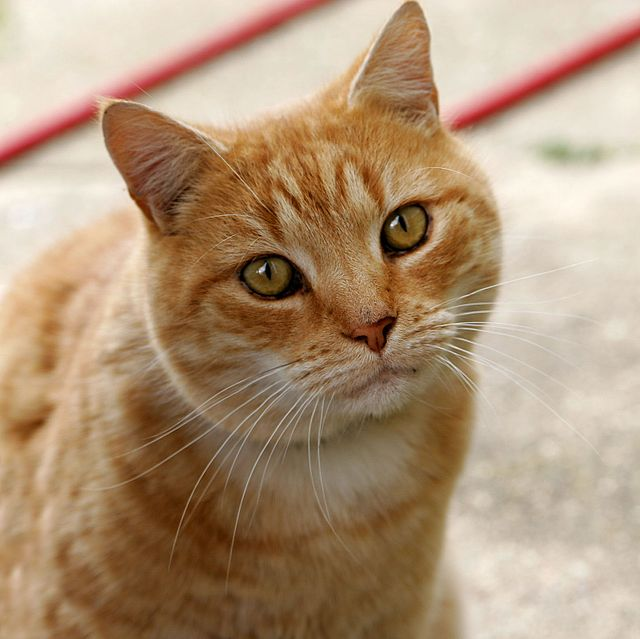
#> input picture learning/opencv/images/image.jpg, 640 x 639 px
$ python image.py
#> lines starting #> are read from the running program, lines starting #| are printed output that depends on the picture
import matplotlib.pyplot as plt
import cv2 as cv
import numpy as np

image = "image.jpg"

def main():
    cv_image = cv.imread(image, cv.IMREAD_COLOR)
#> cv_image is the input picture: shape (639, 640, 3); mean B, G, R 120.7, 148.8, 175.9
    print(cv_image)
#> (printed output is left out)
    print("Image size:", cv_image.size)
#| Image size: 1226880
    print("Image shape:", cv_image.shape)
#| Image shape: (639, 640, 3)
    #show image in bgr colour scheme
    plt.imshow(cv_image)
    plt.waitforbuttonpress(10)

    #show image in rgb colour scheme
    plt.imshow(cv.cvtColor(cv_image, cv.COLOR_BGR2RGB))
    plt.waitforbuttonpress(10)
#> figure, not shown here; B, G, R data is drawn as R, G, B

    #split an image into different color channels
    b,g,r = cv.split(cv_image)
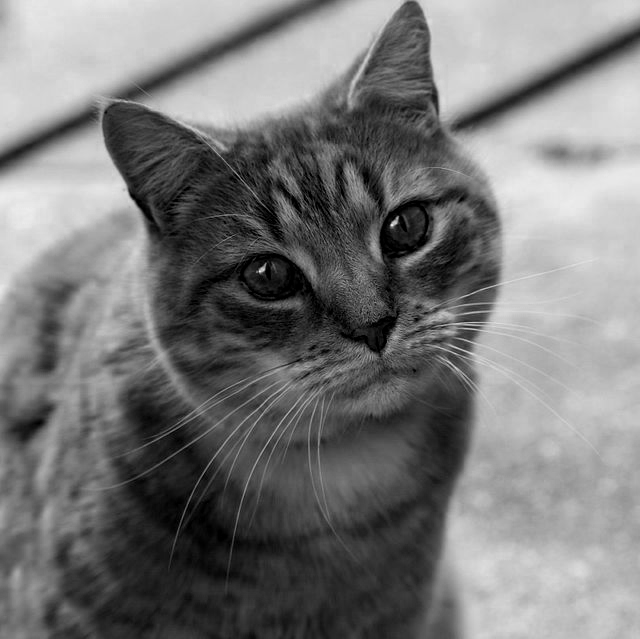
#> b: shape (639, 640); min 0, max 243, mean 120.7
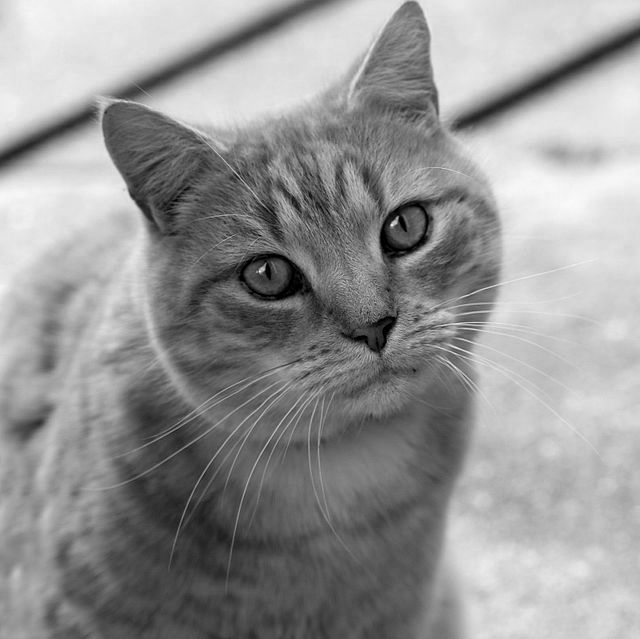
#> g: shape (639, 640); min 0, max 250, mean 148.8
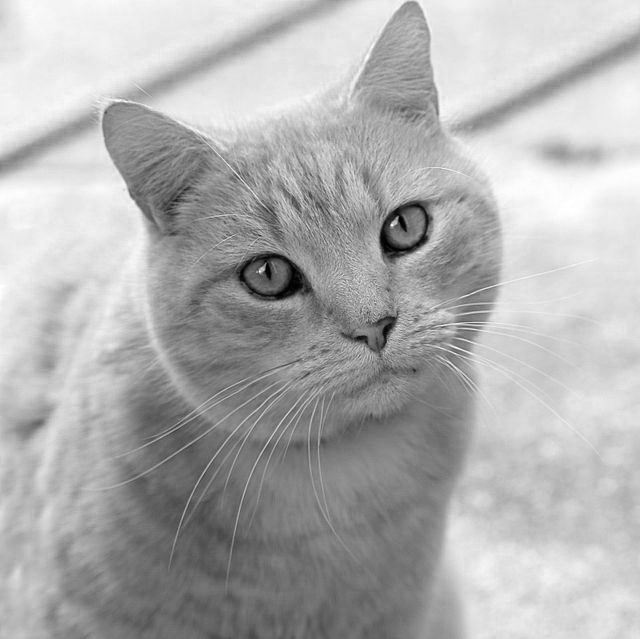
#> r: shape (639, 640); min 0, max 255, mean 175.9

    #show every channel (b,g,r)
    plt.imshow(b)
    plt.waitforbuttonpress(10)
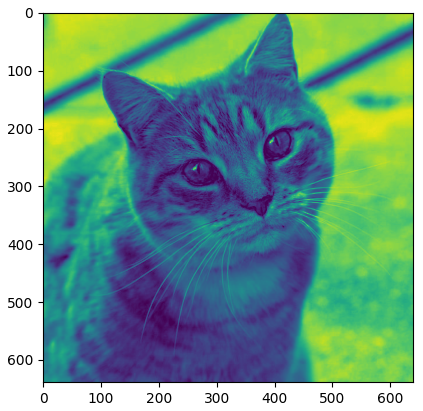
#> figure drawn by matplotlib, 1 panel; B, G, R data is drawn as R, G, B
    plt.imshow(g)
    plt.waitforbuttonpress(10)
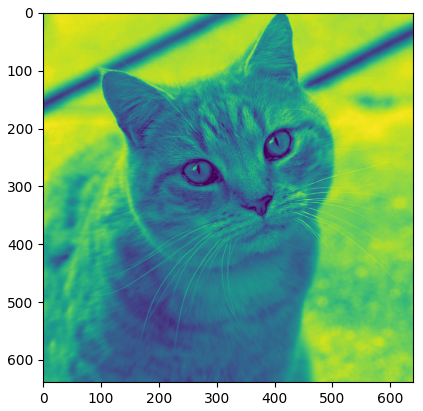
#> figure drawn by matplotlib, 1 panel; B, G, R data is drawn as R, G, B
    plt.imshow(r)
    plt.waitforbuttonpress(10)
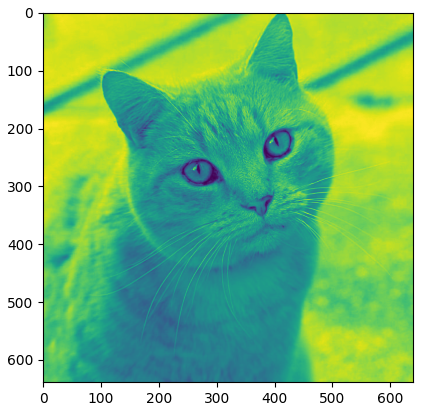
#> figure drawn by matplotlib, 1 panel; B, G, R data is drawn as R, G, B

    #merge every channel into one image, then show it again, just to show that it hasn't been changed
    merged = cv.merge((b,g,r))
    plt.imshow(merged)
    plt.waitforbuttonpress(10)
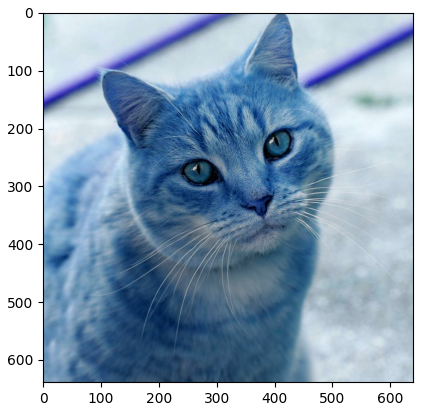
#> figure drawn by matplotlib, 1 panel; B, G, R data is drawn as R, G, B
    #convert the image to the RGB colour scheme
    plt.imshow(cv.cvtColor(merged, cv.COLOR_BGR2RGB))
    plt.waitforbuttonpress(10)


if __name__ == "__main__":
    main()
